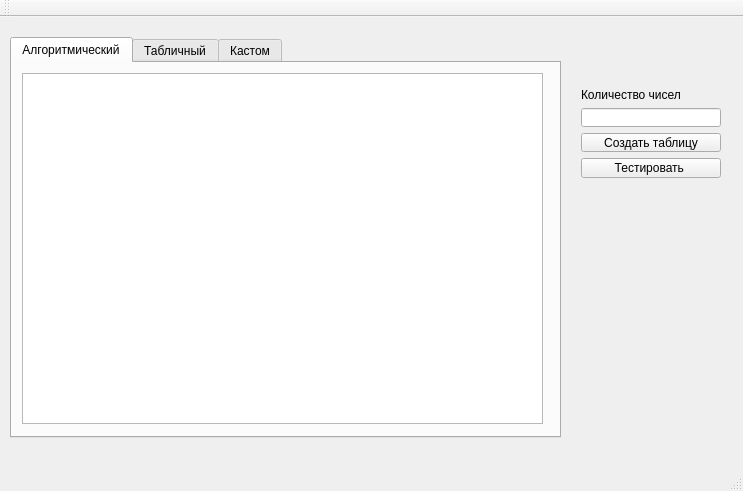
<?xml version="1.0" encoding="UTF-8"?>
<ui version="4.0">
 <class>MainWindow</class>
 <widget class="QMainWindow" name="MainWindow">
  <property name="geometry">
   <rect>
    <x>0</x>
    <y>0</y>
    <width>743</width>
    <height>491</height>
   </rect>
  </property>
  <property name="windowTitle">
   <string>MainWindow</string>
  </property>
  <widget class="QWidget" name="centralWidget">
   <widget class="QTabWidget" name="tabWidget">
    <property name="geometry">
     <rect>
      <x>10</x>
      <y>20</y>
      <width>551</width>
      <height>401</height>
     </rect>
    </property>
    <property name="currentIndex">
     <number>0</number>
    </property>
    <widget class="QWidget" name="Algtab">
     <attribute name="title">
      <string>Алгоритмический</string>
     </attribute>
     <widget class="QTableWidget" name="Algtable">
      <property name="geometry">
       <rect>
        <x>10</x>
        <y>10</y>
        <width>521</width>
        <height>351</height>
       </rect>
      </property>
     </widget>
    </widget>
    <widget class="QWidget" name="tableTab">
     <attribute name="title">
      <string>Табличный</string>
     </attribute>
     <widget class="QTableWidget" name="tableTable">
      <property name="geometry">
       <rect>
        <x>10</x>
        <y>0</y>
        <width>521</width>
        <height>361</height>
       </rect>
      </property>
     </widget>
    </widget>
    <widget class="QWidget" name="customTab">
     <attribute name="title">
      <string>Кастом</string>
     </attribute>
     <widget class="QTableWidget" name="customTable">
      <property name="geometry">
       <rect>
        <x>10</x>
        <y>10</y>
        <width>511</width>
        <height>341</height>
       </rect>
      </property>
     </widget>
    </widget>
   </widget>
   <widget class="QWidget" name="verticalLayoutWidget">
    <property name="geometry">
     <rect>
      <x>570</x>
      <y>60</y>
      <width>162</width>
      <height>112</height>
     </rect>
    </property>
    <layout class="QVBoxLayout" name="verticalLayout">
     <item>
      <widget class="QLabel" name="label">
       <property name="text">
        <string>Количество чисел</string>
       </property>
      </widget>
     </item>
     <item>
      <widget class="QLineEdit" name="numLines"/>
     </item>
     <item>
      <widget class="QPushButton" name="pushButton">
       <property name="text">
        <string>Создать таблицу</string>
       </property>
      </widget>
     </item>
     <item>
      <widget class="QPushButton" name="pushButton_2">
       <property name="text">
        <string>Тестировать </string>
       </property>
      </widget>
     </item>
    </layout>
   </widget>
  </widget>
  <widget class="QMenuBar" name="menuBar">
   <property name="geometry">
    <rect>
     <x>0</x>
     <y>0</y>
     <width>743</width>
     <height>22</height>
    </rect>
   </property>
  </widget>
  <widget class="QToolBar" name="mainToolBar">
   <attribute name="toolBarArea">
    <enum>TopToolBarArea</enum>
   </attribute>
   <attribute name="toolBarBreak">
    <bool>false</bool>
   </attribute>
  </widget>
  <widget class="QStatusBar" name="statusBar"/>
 </widget>
 <layoutdefault spacing="6" margin="11"/>
 <resources/>
 <connections/>
</ui>
